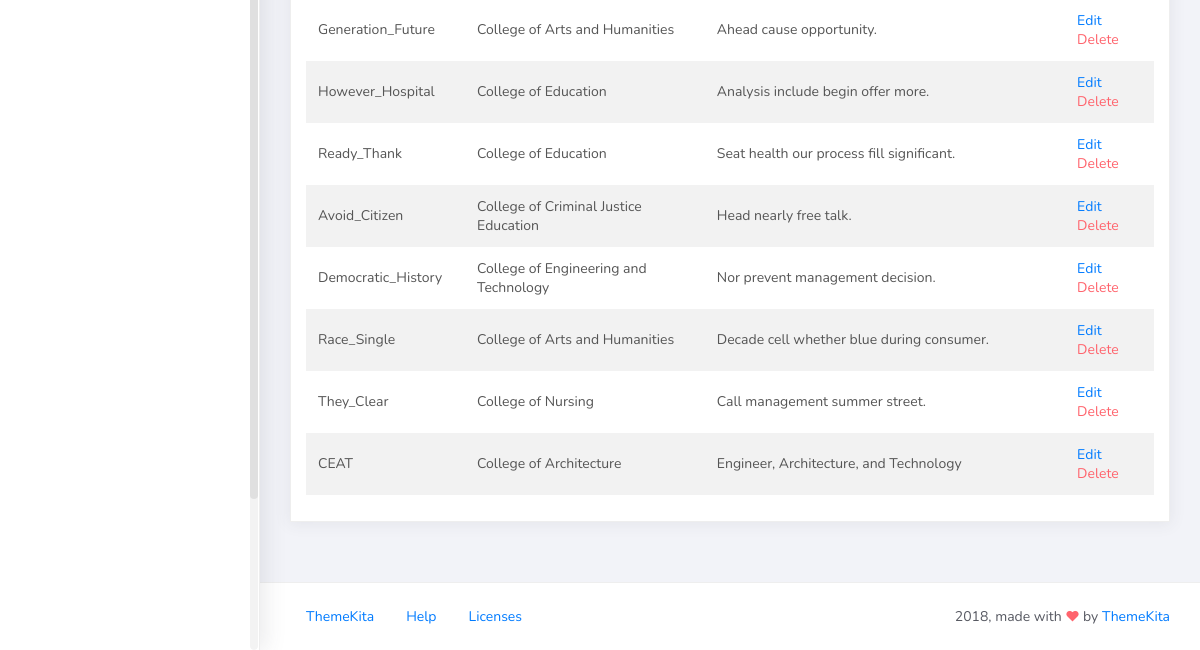
The page /organization_list (lower part) on the database as committed earlier.
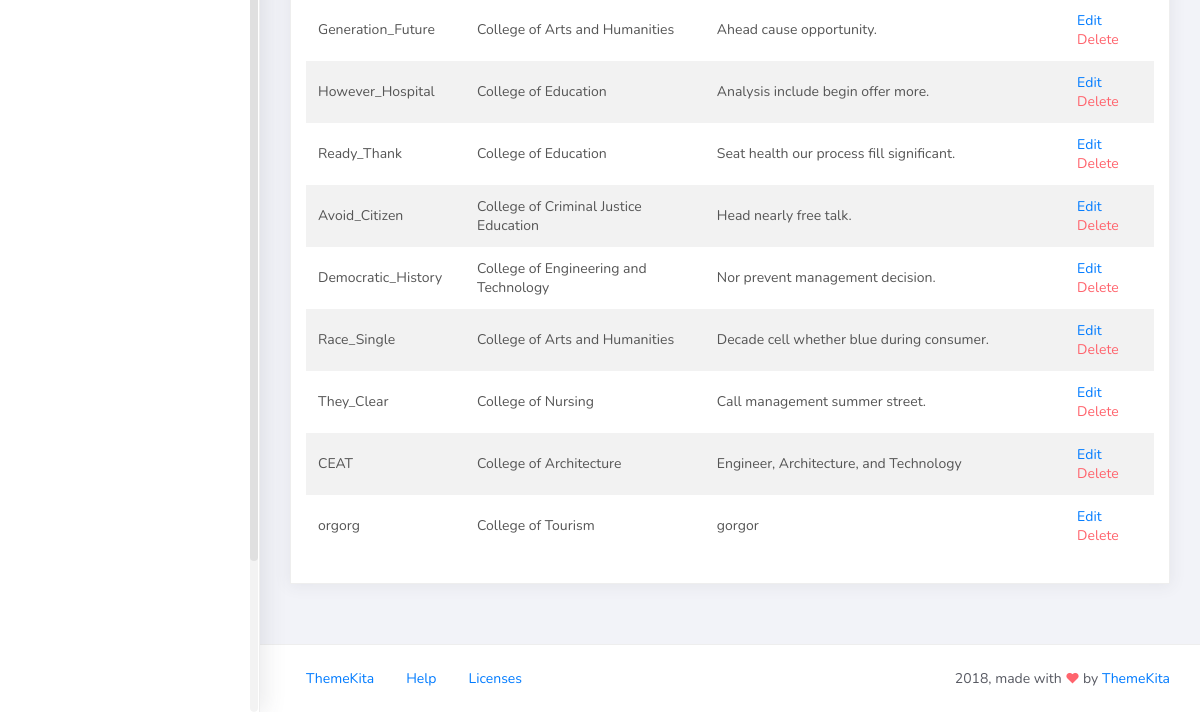
The same page on the database as committed later.
### studentorg/models.py (models this page shows, shortened)
class BaseModel(models.Model):
    created_at = models.DateTimeField(auto_now_add=True, db_index=True)
    updated_at = models.DateTimeField(auto_now=True)
    class Meta:
        abstract = True

class Organization(BaseModel):
    name = models.CharField(max_length=250)
    college = models.ForeignKey(
        College, null=True, blank=True, on_delete=models.CASCADE)
    description = models.CharField(max_length=500)

class College(BaseModel):
    college_name = models.CharField(max_length=150)
    def __str__(self):
        return self.college_name

### studentorg/views.py (the view)
# urls.py: path('organization_list', OrganizationList.as_view(), name='organization-list'),
class OrganizationList(ListView):
    model = Organization
    context_object_name = 'organization'
    template_name = 'org_list.html'
    paginated_by = 5

### templates/org_list.html (shortened to what this page needs)
{% extends 'base.html' %} {% load static %} {% block content %}
<div class="content">
    <div class="container-fluid">
        <div class="row">
            <div class="col-md-12">
                <div class="card">
                    <br />
                    <div class="card-body">
                        <table class="table table-striped mt-3">
                            <tbody>
                                {% for object in object_list %}
                                <tr>
                                    <td>{{ object.name }}</td>
                                    <td>{{ object.college }}</td>
                                    <td>{{ object.description }}</td>
                                    <td>
                                        <a href="organization_list/{{ object.id }}">Edit</a>
                                        <a href="organization_list/{{ object.id }}/delete" class="text-danger">Delete</a>
                                    </td>
                                    </tr>
                                    {% empty %}
                                    <tr>
                                        <td colspan="4" style="text-align: center">
                                            <p class="text-sm font-weight-bold mb-0">No Records Found</p>
                                        </td>
                                    </tr>
                                {% endfor %}
                            </tbody>
                        </table>
                    </div>
                </div>
            </div>
        </div>
    </div>
</div>
{% endblock %}

### templates/base.html (shortened to what this page needs)
{% load static %}
{<!DOCTYPE html>}
<html>
<head>
	<link rel="stylesheet" href="{% static 'css/bootstrap.min.css' %}">
	<link rel="stylesheet" href="{% static 'css/ready.css' %}">
	<link rel="stylesheet" href="{% static 'css/demo.css' %}">
</head>
<body>
	<div class="wrapper">
			<div class="sidebar">
				<div class="scrollbar-inner sidebar-wrapper">
				</div>
			</div>
			<div class="main-panel">
                {% block content %}
                {% endblock %}
				<footer class="footer">
					<div class="container-fluid">
						<nav class="pull-left">
							<ul class="nav">
								<li class="nav-item">
									<a class="nav-link" href="http://www.themekita.com">
										ThemeKita
									</a>
								</li>
								<li class="nav-item">
									<a class="nav-link" href="#">
										Help
									</a>
								</li>
								<li class="nav-item">
									<a class="nav-link" href="#">
										Licenses
									</a>
								</li>
							</ul>
						</nav>
						<div class="copyright ml-auto">
							2018, made with <i class="la la-heart heart text-danger"></i> by <a href="http://www.themekita.com">ThemeKita</a>
						</div>
					</div>
				</footer>
			</div>
		</div>
</body>
</html>

Rows that differ between the two databases and show on the page:
added Organization: name "orgorg", college "College of Tourism", description "gorgor"
